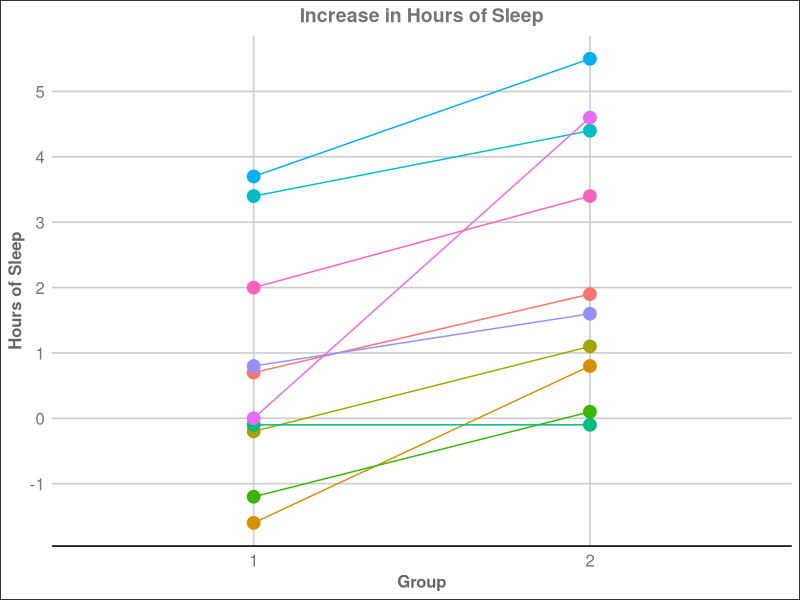

Reproduce this figure in R.
# Packages ----------------------------------------------------------------

require(ggplot2)
require(ggthemes)
require(dplyr)

# Data Wrangling ----------------------------------------------------------

data(sleep)

df <-
        
        tibble(
                "ID" = sleep |>
                        select(ID) |>
                        unique() |>
                        unlist() |>
                        as.numeric(),
                "Before" = sleep |>
                        filter(group == 1) |>
                        select(extra) |>
                        unlist() |>
                        as.numeric()
                ,
                "After" = sleep |>
                        filter(group == 2) |>
                        select(extra) |>
                        unlist() |>
                        as.numeric()
                ,
        ) |> 
        mutate(
                Difference = After - Before
        )


# Comparison Plot --------------------------------------------------------------------


ggplot(data = sleep, aes(x = group, y = extra, color = ID, group = ID)) + 
        geom_path() +
        geom_point(size = 4) +
        scale_y_continuous(breaks = -1:5) +
        labs(
                title = "Increase in Hours of Sleep",
                x = "Group",
                y = "Hours of Sleep"
        ) +
        theme_gdocs() +
        theme(
                plot.title = element_text(size = 14, hjust = 0.5, face = "bold"),
                axis.title.x = element_text(size = 12, face = "bold"),
                axis.title.y = element_text(size = 12, face = "bold")
        ) +
        guides(col = "none")



# Student's Paired T-Test -------------------------------------------------


t <-
        t.test(
                x = df$After,
                y = df$Before,
                alternative = "two.sided",
                mu = 0,
                paired = T,
                conf.level = 0.95
        )


